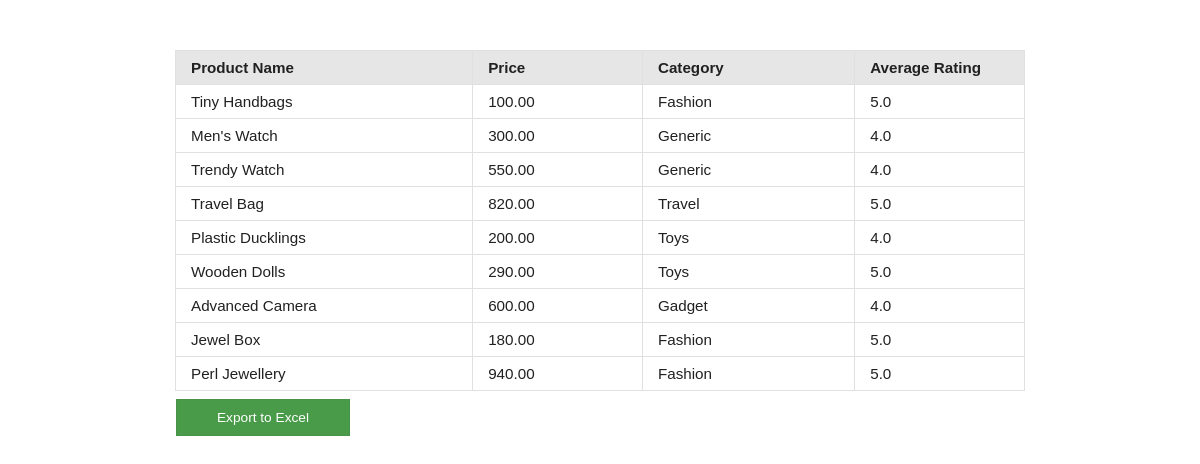
The page / on the database its author committed.
### tables this page shows
CREATE TABLE `tbl_products` (
  `id` int(8) NOT NULL,
  `name` varchar(255) NOT NULL,
  `price` double(10,2) NOT NULL,
  `category` varchar(255) NOT NULL,
  `product_image` text NOT NULL,
  `average_rating` float(3,1) NOT NULL
);

### DBController.php (called while the page is built)
<?php
class DBController {
	private $host = "localhost";
	private $user = "root";
	private $password = "test";
	private $database = "blog_samples";
	private $conn;
        function __construct() {
        $this->conn = $this->connectDB();
	}
	function connectDB() {
		$conn = mysqli_connect($this->host,$this->user,$this->password,$this->database);
		return $conn;
	}
        function runQuery($query) {
                $result = mysqli_query($this->conn,$query);
                while($row=mysqli_fetch_assoc($result)) {
                $resultset[] = $row;
                }
                if(!empty($resultset))
                return $resultset;
	}
}
?>

### index.php (the view, shortened to what this page needs)
<?php
include 'DBController.php';
$db_handle = new DBController();
$productResult = $db_handle->runQuery("select * from tbl_products");
?>
<html>
<head>
</head>
<body>
    <div id="table-container">
        <table id="tab">
            <thead>
                <tr>
                    <th width="35%">Product Name</th>
                    <th width="20%">Price</th>
                    <th width="25%">Category</th>
                    <th width="20%">Average Rating</th>
                </tr>
            </thead>
            <tbody>
            <?php
            if (! empty($productResult)) {
                foreach ($productResult as $key => $value) {
                    ?>
                     <tr>
                    <td><?php echo $productResult[$key]["name"]; ?></td>
                    <td><?php echo $productResult[$key]["price"]; ?></td>
                    <td><?php echo $productResult[$key]["category"]; ?></td>
                    <td><?php echo $productResult[$key]["average_rating"]; ?></td>
                </tr>
             <?php
                }
            }
            ?>
      </tbody>
        </table>
        <div class="btn">
            <form action="" method="post">
                <button type="submit" id="btnExport"
                    name='export' value="Export to Excel"
                    class="btn btn-info">Export to Excel</button>
            </form>
        </div>
    </div>
</body>
</html>

### index.php (style rules this page uses)
body { font-size: 0.95em; font-family: arial; color: #212121; }
th { background: #E6E6E6; border-bottom: 1px solid #000000; }
#table-container { width: 850px; margin: 50px auto; }
table#tab { border-collapse: collapse; width: 100%; }
table#tab th, table#tab td { border: 1px solid #E0E0E0; padding: 8px 15px; text-align: left; font-size: 0.95em; }
.btn { padding: 8px 4px 8px 1px; }
#btnExport { padding: 10px 40px; background: #499a49; border: #499249 1px solid; color: #ffffff; font-size: 0.9em; cursor: pointer; }

### rows shown on the page
tbl_products: name "Tiny Handbags", price "100.00", category "Fashion", average_rating "5.0"
tbl_products: name "Men's Watch", price "300.00", category "Generic", average_rating "4.0"
tbl_products: name "Trendy Watch", price "550.00", category "Generic", average_rating "4.0"
tbl_products: name "Travel Bag", price "820.00", category "Travel", average_rating "5.0"
tbl_products: name "Plastic Ducklings", price "200.00", category "Toys", average_rating "4.0"
tbl_products: name "Wooden Dolls", price "290.00", category "Toys", average_rating "5.0"
tbl_products: name "Advanced Camera", price "600.00", category "Gadget", average_rating "4.0"
tbl_products: name "Jewel Box", price "180.00", category "Fashion", average_rating "5.0"
tbl_products: name "Perl Jewellery", price "940.00", category "Fashion", average_rating "5.0"
